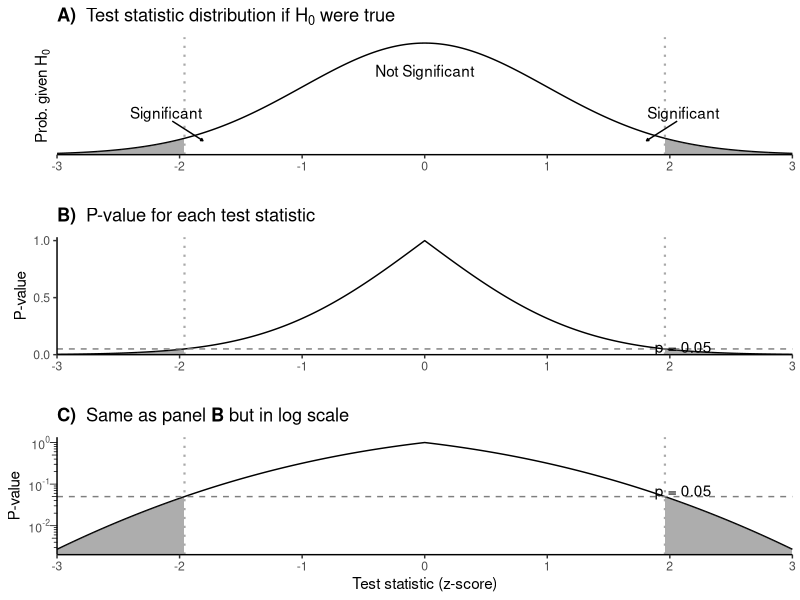

Reproduce this figure in R.
## ---- chunk 1
knitr::opts_chunk$set(echo = TRUE)
## ---- chunk 2
setwd("~/R")
packages <- c("rmarkdown", "readr","ggplot2","scales","cowplot")
lapply(packages,library, character.only = TRUE)

## ---- chunk 3

Social <- c("Y","N")
Lower <- c(1,118)
Higher <- c(120,2)

df <- cbind(Social, Lower, Higher)
View(df)

t.test(Lower,Higher)
# 1. the alternative hypothesis is that using social media does lower cognitive ability.
# 2. the p-value is 0.9872.
# 3. the null hypothesis is not rejected because p-value is not lower than the alpha value of 0.05. Therefore it cannot be proven whether or not social media lowers cognitive ability.
# 4. two-sided because it has too tested possiblities.

## ---- chunk 4

tau2 <- seq(0.1,10,length.out=40)
l <- length(tau2)
n <- 200
k <- 20

matrix.m = matrix(0,nrow=k,ncol=l)
matrix.v = matrix(0,nrow=k,ncol=l)

for (i in seq(l)) {
  for (j in seq(k)) {
    data <- rnorm(n,0,sqrt(tau2[i]))
    matrix.m[j,i] <- mean(data)
    matrix.v[j,i] <- var(data)
  }
}

print(matrix.m,main="matrix of means")
print(matrix.v,main="matrix of variances")

## ---- chunk 5

coin <- c(1,0) # numerical representation of heads and tails outcomes
tosses <- 100 # simulation of 100 tosses


heads <- rep(1,95) 
tails <- rep(0,5)
coin <- c(heads,tails)
sample <- sample(coin,tosses,replace=TRUE)
t.test(seq_along(coin),coin)

# 1. the alternative hypothesis is that the coin is not a fair coin
# 2. the p-value is 2.2 x 10^-16
# 3. the null hypothesis is rejected because the p-value is less than the alpha of 0.5. Therefore the alternative hypothesis is "proven"
# 4. this is a two-sided test because there are two possibilities.

## ---- chunk 6

d.Gaussian.dist <- function(p = 0.05) {
  # z-values (test statistic range)
  zvals <- seq(-3, 3, length=1001)
  zpdf <- dnorm(zvals)
  
  # Data for distribution plot
  df1 <- data.frame(x = zvals, y = zpdf)
  
  # Index of zero (mean)
  mn_idx <- which.min(zvals^2)
  
  # Two-tailed p-values for each z
  pvalsL <- pnorm(zvals[1:mn_idx])
  pvalsR <- 1 - pnorm(zvals[(mn_idx+1):length(zvals)])
  pvals2 <- 2 * c(pvalsL, pvalsR)
  
  # Data for p-value plot
  df2 <- data.frame(x = zvals, y = pvals2)
  
  # Quantiles for the two-tailed p-value (critical z-values)
  z_lower <- qnorm(p / 2)
  z_upper <- qnorm(1 - p / 2)
  
  # Helper function to find closest index for z-value
  closest_index <- function(vals, target) {
    which.min((vals - target)^2)
  }
  
  idx_lower <- closest_index(zvals, z_lower)
  idx_upper <- closest_index(zvals, z_upper)
  
  # Panel A: Normal distribution with shaded significant tails
  fig_A <- ggplot(df1, aes(x = x, y = y)) +
    geom_line(color = "black") +
    geom_ribbon(data = subset(df1, x <= zvals[idx_lower]), aes(ymin = 0, ymax = y), alpha = 0.4) +
    geom_ribbon(data = subset(df1, x >= zvals[idx_upper]), aes(ymin = 0, ymax = y), alpha = 0.4) +
    geom_vline(xintercept = c(z_lower, z_upper), color = "darkgray", linetype = "dotted", size = 0.75) +
    scale_x_continuous(limits = range(zvals), expand = c(0, 0)) +
    scale_y_continuous(limits = c(0, 0.42), breaks = NULL, expand = c(0, 0)) +
    labs(x = "", y = expression(paste("Prob. given ", "H"[0]))) +
    annotate("text", x = 0, y = 0.3, label = "Not Significant") +
    annotate("segment", x = z_lower - 0.1, xend = z_lower + 0.15, y = 0.12, yend = 0.05,
             arrow = arrow(type = "closed", length = unit(0.02, "npc"))) +
    annotate("text", x = z_lower - 0.15, y = 0.15, label = "Significant") +
    annotate("segment", x = z_upper + 0.1, xend = z_upper - 0.15, y = 0.12, yend = 0.05,
             arrow = arrow(type = "closed", length = unit(0.02, "npc"))) +
    annotate("text", x = z_upper + 0.15, y = 0.15, label = "Significant") +
    theme_classic() +
    ggtitle(expression(paste(bold("A)  "), "Test statistic distribution if ", "H"[0], " were true")))
  
  # Panel B: p-value curve with threshold line and shaded significant regions
  fig_B <- ggplot(df2, aes(x = x, y = y)) +
    geom_line(color = "black") +
    geom_ribbon(data = subset(df2, x <= zvals[idx_lower]), aes(ymin = 0, ymax = y), alpha = 0.4) +
    geom_ribbon(data = subset(df2, x >= zvals[idx_upper]), aes(ymin = 0, ymax = y), alpha = 0.4) +
    geom_vline(xintercept = c(z_lower, z_upper), color = "darkgray", linetype = "dotted", linewidth = 0.75) +
    geom_hline(yintercept = p, color = "gray50", linetype = "dashed") +
    scale_x_continuous(limits = range(zvals), expand = c(0, 0)) +
    scale_y_continuous(limits = c(0, 1.03), breaks = seq(0, 1, 0.5), expand = c(0, 0)) +
    labs(x = "", y = "P-value") +
    annotate("text", x = z_upper + 0.15, y = p + 0.02, label = paste0("p = ", p)) +
    theme_classic() +
    ggtitle(expression(paste(bold("B)  "), "P-value for each test statistic")))
  
  # Panel C: same as B but log10 scale for y axis
  fig_C <- fig_B +
    scale_y_log10(labels = trans_format("log10", math_format(10^.x))) +
    annotation_logticks(sides = "l", outside = TRUE, linewidth = 0.25,
                        short = unit(0.075, "cm"), mid = unit(0.125, "cm"), long = unit(0.175, "cm")) +
    coord_cartesian(clip = "off") +
    theme(axis.ticks.y = element_blank()) +
    xlab("Test statistic (z-score)") +
    ggtitle(expression(paste(bold("C)  "), "Same as panel ", bold("B"), " but in log scale")))
  
  # Combine panels vertically
  fig <- plot_grid(fig_A, fig_B, fig_C, ncol = 1, align = "v", axis = "l")
  
  return(fig)
}

plot <- d.Gaussian.dist(0.05)
